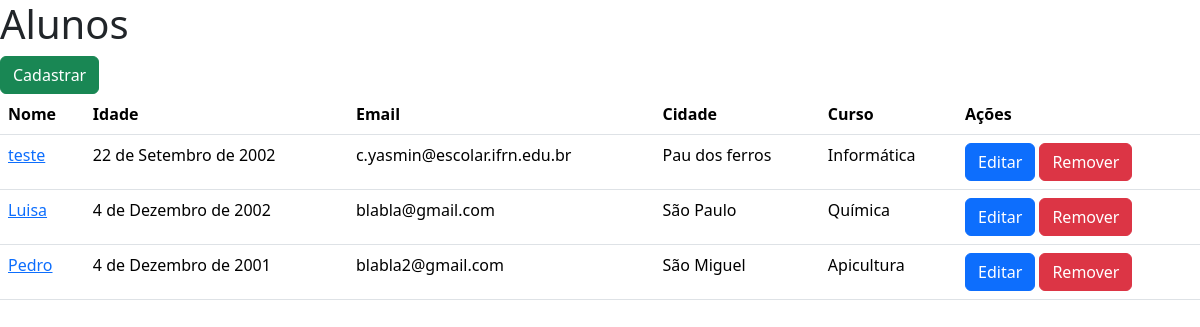
The page /aluno/ on the database as committed earlier.
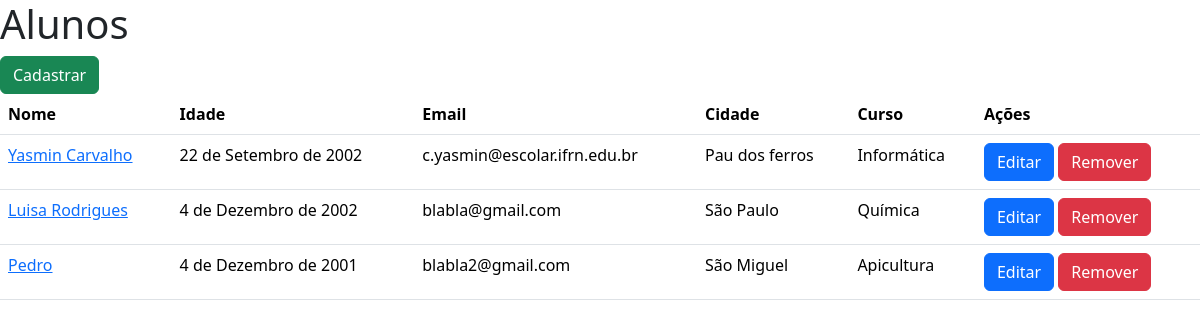
The same page on the database as committed later.
### alunos/models.py (models this page shows, shortened)
class Aluno(models.Model):
    nome = models.CharField(max_length=100)
    endereco = models.CharField(max_length=200)
    email = models.EmailField()
    data_nascimento = models.DateField()
    cidade = models.ForeignKey(Cidade, on_delete=models.SET_NULL, null=True, blank=True)
    curso = models.ForeignKey(Curso, on_delete=models.SET_NULL, null=True, blank=True)

### cidades/models.py (models this page shows)
class Cidade(models.Model):
    nome = models.CharField(max_length=100)
    sigla_estado = models.CharField(max_length=2)
    def __str__(self):
        return self.nome

### cursos/models.py (models this page shows)
class Curso(models.Model):
    nome = models.CharField(max_length=100)
    def __str__(self):
        return self.nome

### alunos/views.py (the view)
# urls.py: path('', views.index, name="alunos"),
def index(request):
    alunos = Aluno.objects.all()
    return render(request, 'index.html', {'alunos': alunos})

### alunos/templates/index.html (shortened to what this page needs)
<!DOCTYPE html>
<html lang="en">
<head>
    <link href="https://cdn.jsdelivr.net/npm/bootstrap@5.3.2/dist/css/bootstrap.min.css" rel="stylesheet"
>
</head>
<body>
    <h1>Alunos</h1>
    <a href="{% url 'cadastrar_aluno'%}" type="button" class="btn btn-success">Cadastrar</a>
    <table class="table">
        <thead>
            <tr>
                <th scope="col">Nome</th>
                <th scope="col">Idade</th>
                <th scope="col">Email</th>
                <th scope="col">Cidade</th>
                <th scope="col">Curso</th>
                <th scope="col">Ações</th>
            </tr>
        </thead>
        {% for aluno in alunos %}
        <tr>
            <td><a href="{% url 'visualizar_aluno' aluno.id %}">{{aluno.nome}}</a></td>
            <td>{{aluno.data_nascimento}}</td>
            <td>{{aluno.email}}</td>
            <td>{{aluno.cidade}}</td>
            <td>{{aluno.curso}}</td>
            <td>
                <a href="{% url 'editar_aluno' aluno.id %}" class="btn btn-primary">Editar</a>
                <a href="{% url 'remover_aluno' aluno.id %}" class="btn btn-danger">Remover</a>
            </td>
        </tr>
        {%endfor%}
    </table>
</body>
</html>

Rows that differ between the two databases and show on the page:
changed Aluno "c.yasmin@escolar.ifrn.edu.br": nome "teste" → "Yasmin Carvalho"
changed Aluno "blabla@gmail.com": nome "Luisa" → "Luisa Rodrigues"
